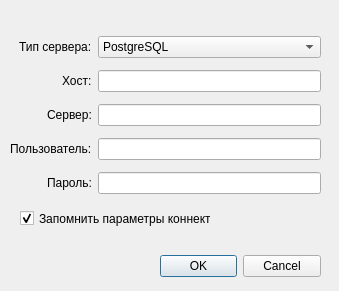
<?xml version="1.0" encoding="UTF-8"?>
<ui version="4.0">
 <class>Dialog</class>
 <widget class="QDialog" name="Dialog">
  <property name="windowModality">
   <enum>Qt::ApplicationModal</enum>
  </property>
  <property name="geometry">
   <rect>
    <x>0</x>
    <y>0</y>
    <width>339</width>
    <height>291</height>
   </rect>
  </property>
  <property name="windowTitle">
   <string>Соединение с Базой Данных</string>
  </property>
  <property name="windowIcon">
   <iconset>
    <normaloff>icons/flaticons/plugin.png</normaloff>icons/flaticons/plugin.png</iconset>
  </property>
  <widget class="QDialogButtonBox" name="buttonBox">
   <property name="geometry">
    <rect>
     <x>160</x>
     <y>250</y>
     <width>161</width>
     <height>32</height>
    </rect>
   </property>
   <property name="orientation">
    <enum>Qt::Horizontal</enum>
   </property>
   <property name="standardButtons">
    <set>QDialogButtonBox::Cancel|QDialogButtonBox::Ok</set>
   </property>
  </widget>
  <widget class="QWidget" name="layoutWidget">
   <property name="geometry">
    <rect>
     <x>10</x>
     <y>30</y>
     <width>311</width>
     <height>171</height>
    </rect>
   </property>
   <layout class="QGridLayout" name="gridLayout">
    <item row="2" column="1">
     <widget class="QLineEdit" name="lineEdit"/>
    </item>
    <item row="1" column="0" alignment="Qt::AlignRight">
     <widget class="QLabel" name="label_2">
      <property name="text">
       <string>Хост:</string>
      </property>
     </widget>
    </item>
    <item row="2" column="0" alignment="Qt::AlignRight">
     <widget class="QLabel" name="label_3">
      <property name="text">
       <string>Сервер:</string>
      </property>
     </widget>
    </item>
    <item row="4" column="1">
     <widget class="QLineEdit" name="lineEdit_4"/>
    </item>
    <item row="0" column="0" alignment="Qt::AlignRight">
     <widget class="QLabel" name="label">
      <property name="text">
       <string>Тип сервера:</string>
      </property>
     </widget>
    </item>
    <item row="3" column="0" alignment="Qt::AlignRight">
     <widget class="QLabel" name="label_4">
      <property name="text">
       <string>Пользователь:</string>
      </property>
     </widget>
    </item>
    <item row="4" column="0" alignment="Qt::AlignRight">
     <widget class="QLabel" name="label_5">
      <property name="text">
       <string>Пароль:</string>
      </property>
     </widget>
    </item>
    <item row="3" column="1">
     <widget class="QLineEdit" name="lineEdit_3"/>
    </item>
    <item row="0" column="1">
     <widget class="QComboBox" name="comboBox">
      <item>
       <property name="text">
        <string>PostgreSQL</string>
       </property>
       <property name="icon">
        <iconset>
         <normaloff>icons/PostgreSQL-48.png</normaloff>icons/PostgreSQL-48.png</iconset>
       </property>
      </item>
      <item>
       <property name="text">
        <string>Oracle</string>
       </property>
       <property name="icon">
        <iconset>
         <normaloff>icons/O.png</normaloff>icons/O.png</iconset>
       </property>
      </item>
     </widget>
    </item>
    <item row="1" column="1">
     <widget class="QLineEdit" name="lineEdit_2"/>
    </item>
   </layout>
  </widget>
  <widget class="QCheckBox" name="checkBox">
   <property name="geometry">
    <rect>
     <x>20</x>
     <y>210</y>
     <width>191</width>
     <height>17</height>
    </rect>
   </property>
   <property name="text">
    <string>Запомнить параметры коннекта</string>
   </property>
   <property name="checked">
    <bool>true</bool>
   </property>
  </widget>
 </widget>
 <tabstops>
  <tabstop>comboBox</tabstop>
  <tabstop>lineEdit_2</tabstop>
  <tabstop>lineEdit</tabstop>
  <tabstop>lineEdit_3</tabstop>
  <tabstop>lineEdit_4</tabstop>
 </tabstops>
 <resources/>
 <connections>
  <connection>
   <sender>buttonBox</sender>
   <signal>accepted()</signal>
   <receiver>Dialog</receiver>
   <slot>accept()</slot>
   <hints>
    <hint type="sourcelabel">
     <x>248</x>
     <y>254</y>
    </hint>
    <hint type="destinationlabel">
     <x>157</x>
     <y>274</y>
    </hint>
   </hints>
  </connection>
  <connection>
   <sender>buttonBox</sender>
   <signal>rejected()</signal>
   <receiver>Dialog</receiver>
   <slot>reject()</slot>
   <hints>
    <hint type="sourcelabel">
     <x>316</x>
     <y>260</y>
    </hint>
    <hint type="destinationlabel">
     <x>286</x>
     <y>274</y>
    </hint>
   </hints>
  </connection>
 </connections>
</ui>
